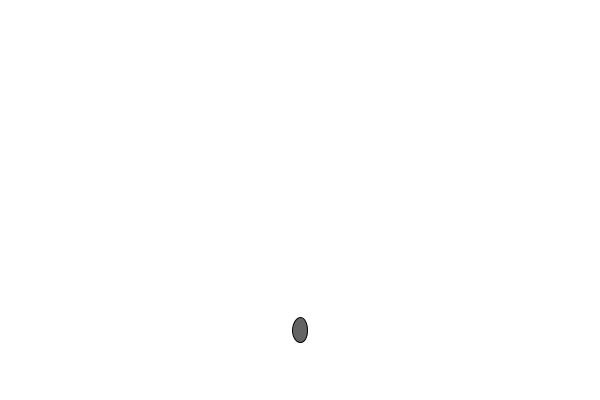
Frame 1 (no input)
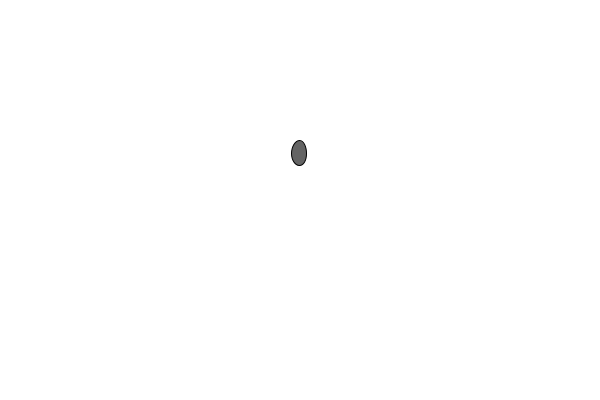
Frame 60 (the mouse pressed at the canvas centre just before this capture)
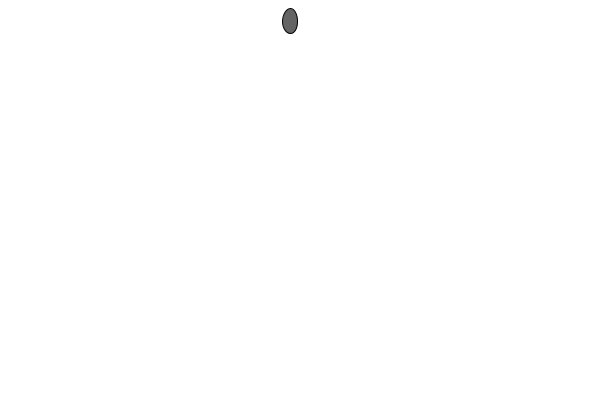
Frame 120 (the mouse held since frame 60 and released just before this capture)

The Processing sketch that drew these frames (run headless with seeded random() and noise(); from frame 60 on, the mouse is pressed at the canvas centre):

// Processing sketch: exercise_2_1_processing
// ── exercise_2_1_processing.pde
Mover mover;
PVector gravity, bounce, ceiling;
float xoff;

void setup()
{
  size(600, 400);

  PVector location = new PVector(width / 2, height / 1.2);
  gravity = new PVector(0, -3);
  mover = new Mover(location);
  bounce = new PVector(0, gravity.y * -2);
  ceiling = new PVector(0, gravity.y * -1);
  xoff = 0.0;
}

void draw()
{
  background(255);
  PVector wind = new PVector(map(noise(xoff), 0, 1, -1, 1), 0);
    mover.applyForce(gravity);
    mover.applyForce(wind);
    if(mover.atTop)
    {
      mover.applyForce(bounce);
      mover.applyForce(ceiling);
      bounce.mult(0.5);
    }
  mover.update();
  mover.draw();
  
  xoff += 0.01;
}
// ── Mover.pde
class Mover
{
  PVector location, velocity, acceleration;
  float w, h;
  boolean atTop;

  Mover(PVector _location)
  {
    location = _location;
    velocity = new PVector(0, 0);
    acceleration = new PVector(0, 0);
    w = 15;
    h = 25;
    atTop = false;
  }

  void draw()
  {
    stroke(0);
    fill(100);

    ellipse(location.x, location.y, w, h);
  }

  void update()
  {
    setAtTop();
    //if(atTop)
    //{
    //  location.y = h / 2;
    //}
    velocity.add(acceleration);
    location.add(velocity);
    acceleration.mult(0);
    velocity.mult(0);
  }

  void applyForce(PVector force)
  {
    acceleration.add(force);
  }

  void setAtTop()
  {
    if (location.y - (h / 2) - 10 <= 0)
    {
      atTop = true;
    } else
    {
      atTop = false;
    }
  }
}
